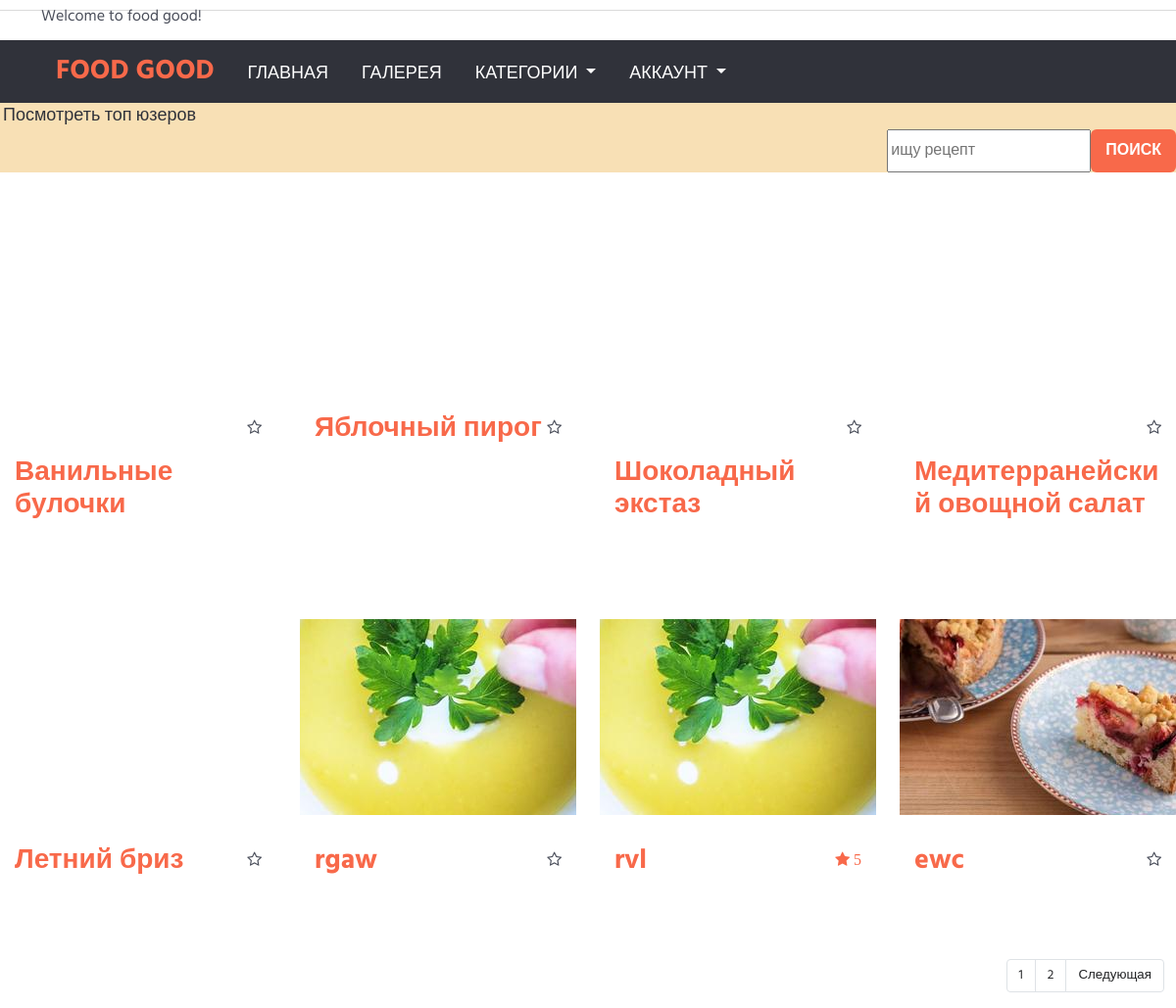
Before: / with the older database file.
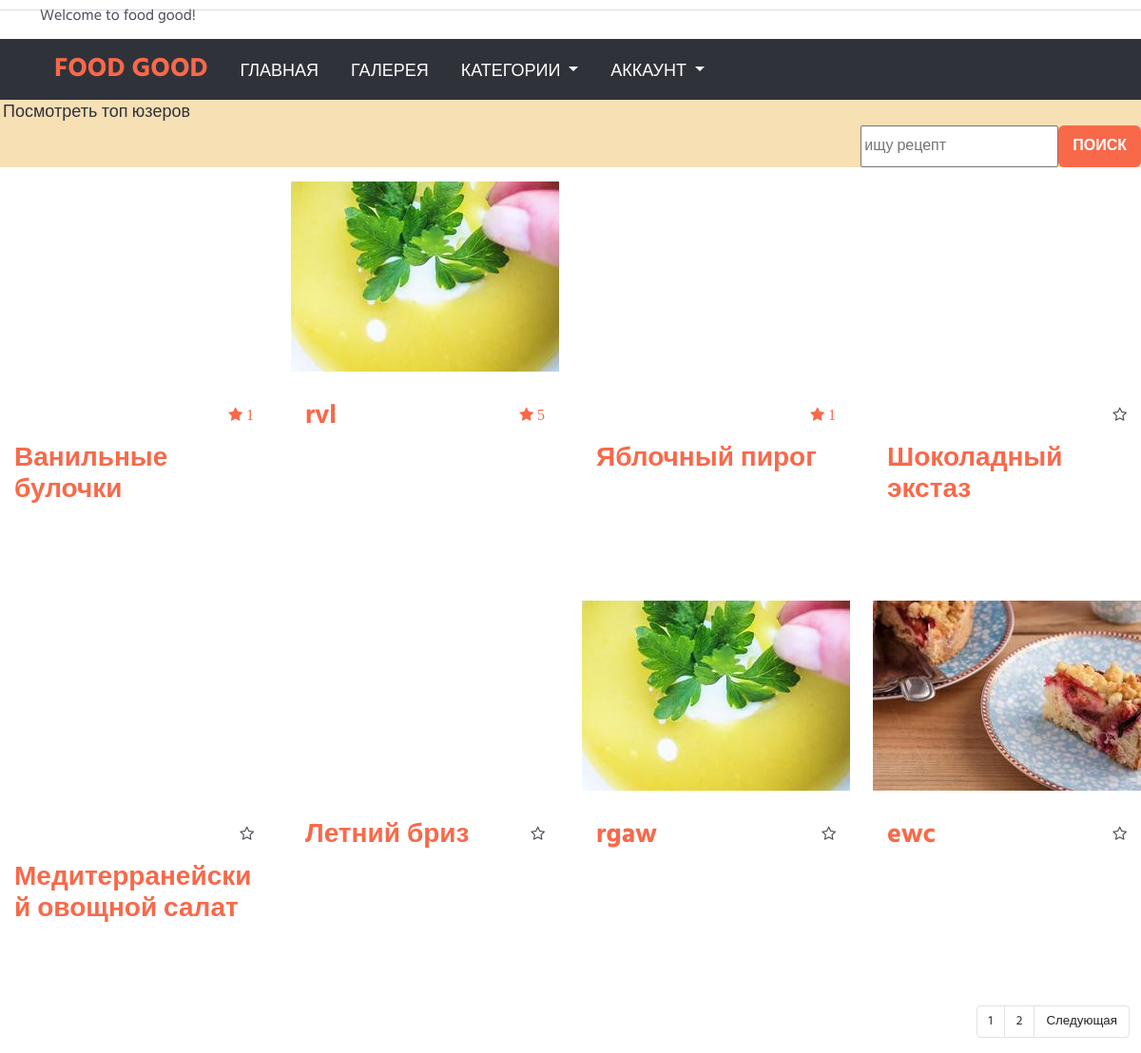
After: the same page with the newer database file.
### main/models.py (models this page shows, shortened)
class Recipe(Model):  # title, author, description, date, category, files, img
    title = TextField("Название", max_length=250)
    author = ForeignKey(
        User, on_delete=models.CASCADE, verbose_name='Автор'
    )  # удалит рецепт при удалении юзера
    description = TextField("Описание")
    date = DateTimeField("Дата публикации", auto_now=True, auto_created=True)
    category = ManyToManyField(to=Category, blank=True, verbose_name="Категория")
    votes = models.IntegerField('Голоса', blank=True, null=True, auto_created=True, default=0)
    class Meta:
        verbose_name= 'Рецепт (Recipe)'
        verbose_name_plural='Рецепты'

class File(Model):
    recipe = ForeignKey(Recipe, on_delete=models.CASCADE, related_name="images")
    file = models.ImageField(upload_to="import", blank=True, null=True)
    def image_tag(self):
        return mark_safe('<img height=30px src="{}" />'.format(self.file.url))
    image_tag.short_description = 'Image'
    image_tag.allow_tags = True
    class Meta:
        verbose_name= 'Файл (File)'
        verbose_name_plural='Файлы'

### main/views.py (the view, shortened to what this page needs)
# urls.py: path("", views.index, name="main"),
def index(request):
    context = {
        "title": "Главная страница",
        "recipes": tuple(),
        "files": tuple(),
        "search_res": False,
        'total': 0
    }
    page_number = request.GET.get('page')
    winners = Recipe.objects.annotate(Count('votes', distinct=True))
    recipes_page, files, total = get_recipes_and_first_file(False, page_number)
    context["recipes"] = recipes_page
    context['files'] = files
    context['total'] = total
    return render(request, "main/index.html", context)

### main/templatetags/tag_library.py (called while the page is built)
@register.filter
def get_item(dictionary, key):
    if isinstance(dictionary, dict):
        res = dictionary.get(key, None)
    else:
        res = None
    return res

@register.filter
def get_img(dictionary, key):
    res = ''
    if isinstance(dictionary, dict):
        res = dictionary.get(key, (None,))
        if not res[0]:
            res = ImageFieldFile(instance=None, field=FileField(), name='import/horizont.jpg')
        else:
            res = res[0]
    return res

### main/templates/main/index.html (shortened to what this page needs)
{% extends 'main/base.html' %}
{% block body %}
<body>
    <div clss="container p-0">
        <div class="flex-row bg-color-light">
            <div class="">
                <form method="post">
                        <div>
                            <div class="col-2 col-flex d-flex justify-content-end"><a href="{% url 'main:top' %}">Посмотреть топ юзеров</a></div>
                            <div class="d-flex justify-content-end">
                                <input type="text" name="title" placeholder="ищу рецепт">
                                <button type="submit" class="btn primary-btn">Поиск</button>
                            </div>
                        </div>
                </form>
            </div>
        </div>
    </div>
    {% include 'main/image_rows.html' %}
</body>
{% endblock %}

### main/templates/main/image_rows.html (shortened to what this page needs)
{% load static %}
{% load tag_library %}
<div class="row d-flex align-content-center justify-content-center flex-wrap">
    {% for recipe in recipes %}
    <div class="col-md-3 product product-single">
        {% with prod_name=files|get_img:recipe.id %}
        <div class="product-thumb" style="height: 200px;
                        background-image: url('{{ MEDIA_URL }}/{{prod_name}}');
                        background-repeat:no-repeat; background-position: center;">
        </div>
        {% endwith %}
        {% with liked_it=liked|get_item:recipe.id %}
        <div class="product-body position-relative ">
            <div class="product-rating">
                <p>
                {% if recipe.votes != 0 %}
                <i class="fa fa-star"> {{recipe.votes}}</i>
                {% else %}
                <i class="fa fa-star-o empty"></i>
                {% endif %}
                </p>
            </div>
            <div class="text-wrap text-break">
                <h3 class="product-price">{{recipe.title}}</h3>
            </div>
        </div>
        {% endwith %}
    </div>
    {% endfor %}
    {% include 'main/paginations.html' %}
</div>

Changed rows visible on the page:
changed Recipe "Ванильные булочки": votes (not shown) → "1"
changed Recipe "rvl": moves up the list
changed Recipe "Яблочный пирог": votes (not shown) → "1"
